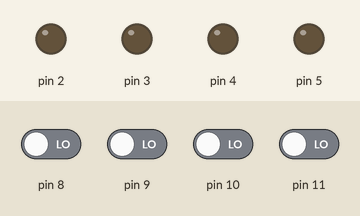
This sketch was run on a simulated Arduino Uno, built with avr-gcc and run on an emulated ATmega328P. Shown: output pins drawn as LEDs (lit = HIGH). Dashed ring = blinking. The inputs (shaded band) are chosen by the test bench; at power-on: pin 8–11 LOW.

Above: at 1.2 s.
1.3 s: pin 9 driven HIGH
At 1.45 s:
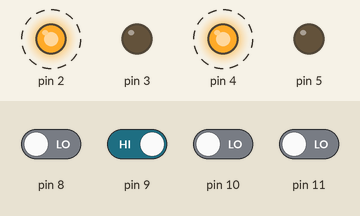
4.3 s: pin 9 driven LOW and pin 10 driven HIGH
At 4.66 s:
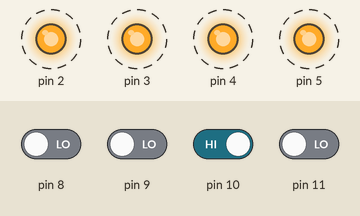
7.3 s: pin 11 driven HIGH
At 7.9 s:
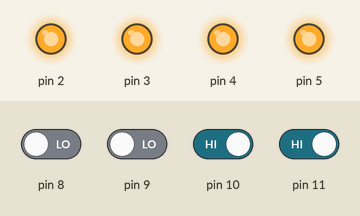
8.8 s: pin 10 driven LOW
At 9.05 s:
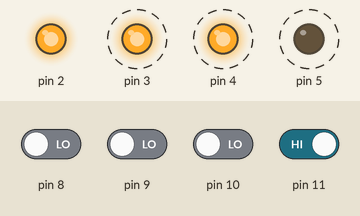
11.8 s: pin 10 driven HIGH
At 12.6 s:
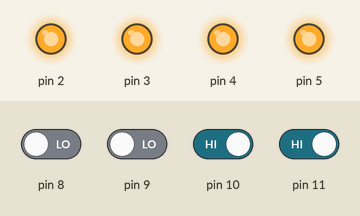
13.3 s: pin 11 driven LOW
At 14.18 s:
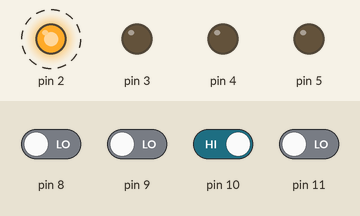
Timing chart, 0 to 17.3 s (numbered marks = the images above; inputs shaded):
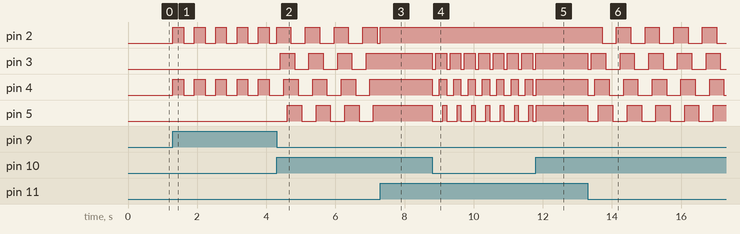

The sketch:

rfmoduleRX.ino
```cpp
void setup()
{
  pinMode(2, OUTPUT);
  pinMode(3, OUTPUT);
  pinMode(4, OUTPUT);
  pinMode(5, OUTPUT);
  pinMode(8, INPUT);
  pinMode(9, INPUT);
  pinMode(10, INPUT);
  pinMode(11, INPUT);
  Serial.begin(9600);
  for (int i = 2; i <= 5; i++)
  {
    digitalWrite(i, LOW);
  }
}
int data[4] = {0, 0, 0, 0};
int sum = 0;

//*******************************************************
void pattern1()
{ while (1)
  {
    for (int i = 2; i <= 5; i++)
    {
      digitalWrite(i, HIGH);
      mydelay1(100);
    }
    for (int i = 2; i <= 5; i++)
    {
      digitalWrite(i, LOW);

    }
  }
}

void pattern2()
{ while (1)
  {
    for (int i = 2; i <= 5; i++)
    {
      digitalWrite(i, HIGH);
      mydelay2(100);
    }
    for (int i = 2; i <= 5; i++)
    {
      digitalWrite(i, LOW);
      mydelay2(100);

    }
  }
}

void pattern3()
{
  while (1)
  {
    for (int i = 2; i <= 5; i++)
    {
      digitalWrite(i, HIGH);
      mydelay3(1);
    }
  }
}

void pattern4()
{ while (1)
  {
    digitalWrite(2, HIGH);
    digitalWrite(4, HIGH);
    mydelay4(300);
    digitalWrite(2, LOW);
    digitalWrite(4, LOW);
    mydelay4(300);
  }
}

void poff()
{
  for (int i = 2; i <= 5; i++)
  {
    digitalWrite(i, LOW);


  }

}


//*******************************************************
int mydelay1(int m)
{ for (int t = 0; t <= m; t++)
  {
    for (int i = 0; i <= 3; i++)
    {
      data[i] = digitalRead(i + 8);
    }
    sum = data[0] * 8 + data[1] * 4 + data[2] * 2 + data[3] * 1;
    if (sum == 2)
    { poff();
      pattern2();
    }

    if (sum == 3)
    { poff();
      pattern3();
    }

    if (sum == 4)
    { poff();
      pattern4();
    }
    delay(1);
  }
}
//*******************************************************
int mydelay2(int m)
{ for (int t = 0; t <= m; t++)
  {
    for (int i = 0; i <= 3; i++)
    {
      data[i] = digitalRead(i + 8);
    }
    sum = data[0] * 8 + data[1] * 4 + data[2] * 2 + data[3] * 1;
    if (sum == 1)
    { poff();
      pattern1();
    }

    if (sum == 3)
    { poff();
      pattern3();
    }

    if (sum == 4)
    { poff();
      pattern4();
    }
    delay(1);
  }
}
//*******************************************************
int mydelay3(int m)
{ for (int t = 0; t <= m; t++)
  {
    for (int i = 0; i <= 3; i++)
    {
      data[i] = digitalRead(i + 8);
    }
    sum = data[0] * 8 + data[1] * 4 + data[2] * 2 + data[3] * 1;
    if (sum == 2)
    { poff();
      pattern2();
    }

    if (sum == 1)
    { poff();
      pattern1();
    }

    if (sum == 4)
    { poff();
      pattern4();
    }
    delay(1);
  }
}
//*******************************************************
int mydelay4(int m)
{ for (int t = 0; t <= m; t++)
  {
    for (int i = 0; i <= 3; i++)
    {
      data[i] = digitalRead(i + 8);
    }
    sum = data[0] * 8 + data[1] * 4 + data[2] * 2 + data[3] * 1;
    if (sum == 2)
    { poff();
      pattern2();
    }

    if (sum == 3)
    { poff();
      pattern3();
    }

    if (sum == 1)
    { poff();
      pattern1();
    }
    delay(1);
  }
}
//*******************************************************


void loop()
{
  for (int i = 0; i <= 3; i++)
  {
    data[i] = digitalRead(i + 8);
  }
  sum = data[0] * 8 + data[1] * 4 + data[2] * 2 + data[3] * 1;
  if (sum == 1)
  { poff();
    pattern1();

  }

  if (sum == 2)
  { poff();
    pattern2();
  }

  if (sum == 3)
  { poff();
    pattern3();
  }

  if (sum == 4)
  { poff();
    pattern4();
  }
}
```

Measured:
- after the input at 1.3 s, pin 2, pin 4: alternates HIGH for 0.31 s and LOW for 0.31 s, starting at once
- after the input at 4.3 s, pin 2: alternates HIGH for 0.41 s and LOW for 0.41 s, starting at once; pin 3: alternates HIGH for 0.41 s and LOW for 0.41 s, starting after 0.10 s; pin 4: alternates HIGH for 0.41 s and LOW for 0.41 s, starting after 0.21 s; pin 5: alternates HIGH for 0.41 s and LOW for 0.41 s, starting after 0.31 s
- after the input at 7.3 s, pin 3–5: stops changing and stays HIGH
- after the input at 8.8 s, pin 3: alternates HIGH for 0.31 s and LOW for 0.10 s, starting at once; pin 4: alternates HIGH for 0.21 s and LOW for 0.21 s, starting at once; pin 5: alternates HIGH for 0.10 s and LOW for 0.31 s, starting at once
- after the input at 11.8 s, pin 3: goes on until 11.8 s, then stays HIGH
- after the input at 13.3 s, pin 2: alternates HIGH for 0.41 s and LOW for 0.41 s, starting after 0.42 s; pin 3–5: HIGH → LOW at once, then repeats every 0.83 s: HIGH 0.41 s, LOW 0.41 s
